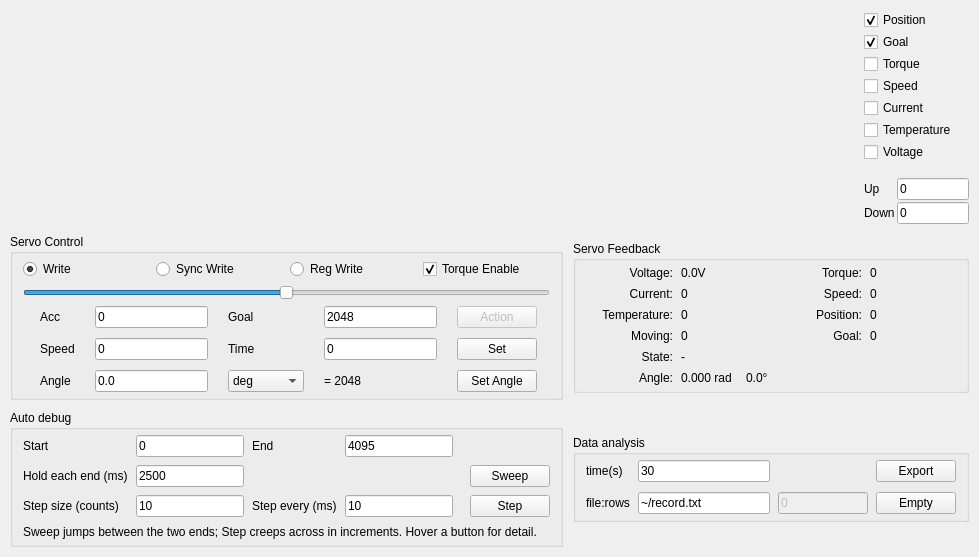
    <widget class="QWidget" name="DebugTab">
     <attribute name="title">
      <string>Debug</string>
     </attribute>
     <layout class="QVBoxLayout" name="debugTabLayout"><property name="spacing"><number>10</number></property><property name="leftMargin"><number>10</number></property><property name="topMargin"><number>10</number></property><property name="rightMargin"><number>10</number></property><property name="bottomMargin"><number>10</number></property><item><layout class="QHBoxLayout" name="graphRowLayout"><property name="spacing"><number>10</number></property><item><widget class="GraphWidget" name="graphWidget" native="true">
      <property name="sizePolicy"><sizepolicy hsizetype="Expanding" vsizetype="Expanding"><horstretch>1</horstretch><verstretch>1</verstretch></sizepolicy></property><property name="minimumSize"><size><width>380</width><height>170</height></size></property></widget>
     </item><item><layout class="QVBoxLayout" name="verticalLayout_2">
       <property name="spacing">
        <number>2</number>
       </property>
       <item>
        <widget class="QCheckBox" name="posCheckBox">
         <property name="text">
          <string>Position</string>
         </property>
         <property name="checked">
          <bool>true</bool>
         </property>
        </widget>
       </item>
       <item>
        <widget class="QCheckBox" name="goalCheckBox">
         <property name="text">
          <string>Goal</string>
         </property>
         <property name="checked">
          <bool>true</bool>
         </property>
        </widget>
       </item>
       <item>
        <widget class="QCheckBox" name="torqueCheckBox">
         <property name="text">
          <string>Torque</string>
         </property>
        </widget>
       </item>
       <item>
        <widget class="QCheckBox" name="speedCheckBox">
         <property name="text">
          <string>Speed</string>
         </property>
        </widget>
       </item>
       <item>
        <widget class="QCheckBox" name="currentCheckBox">
         <property name="text">
          <string>Current</string>
         </property>
        </widget>
       </item>
       <item>
        <widget class="QCheckBox" name="tempCheckBox">
         <property name="text">
          <string>Temperature</string>
         </property>
        </widget>
       </item>
       <item>
        <widget class="QCheckBox" name="voltageCheckBox">
         <property name="text">
          <string>Voltage</string>
         </property>
        </widget>
       </item>
       <item>
        <spacer name="zoomLimitsSpacer">
         <property name="orientation"><enum>Qt::Vertical</enum></property>
         <property name="sizeType"><enum>QSizePolicy::Fixed</enum></property>
         <property name="sizeHint" stdset="0"><size><width>0</width><height>14</height></size></property>
        </spacer>
       </item>
       <item>
        <layout class="QFormLayout" name="formLayout_2">
         <item row="0" column="0">
          <widget class="QLabel" name="label_8">
           <property name="text">
            <string>Up</string>
           </property>
          </widget>
         </item>
         <item row="0" column="1">
          <widget class="QLineEdit" name="upLimitLineEdit">
           <property name="maximumSize"><size><width>72</width><height>16777215</height></size></property><property name="enabled">
            <bool>true</bool>
           </property>
           <property name="text">
            <string>0</string>
           </property>
          </widget>
         </item>
         <item row="1" column="0">
          <widget class="QLabel" name="label_9">
           <property name="text">
            <string>Down</string>
           </property>
          </widget>
         </item>
         <item row="1" column="1">
          <widget class="QLineEdit" name="downLimitLineEdit">
           <property name="maximumSize"><size><width>72</width><height>16777215</height></size></property><property name="enabled">
            <bool>true</bool>
           </property>
           <property name="text">
            <string>0</string>
           </property>
          </widget>
         </item>
        </layout>
       </item>
      </layout>
     </item></layout></item><item><layout class="QGridLayout" name="debugPanelsLayout"><property name="spacing"><number>10</number></property><item row="0" column="0"><widget class="QGroupBox" name="groupBox_3">
      <property name="sizePolicy"><sizepolicy hsizetype="Preferred" vsizetype="Fixed"><horstretch>0</horstretch><verstretch>0</verstretch></sizepolicy></property><property name="enabled">
       <bool>true</bool>
      </property>
      <property name="title">
       <string>Servo Control</string>
      </property>
      <layout class="QVBoxLayout" name="verticalLayout_3">
        <property name="leftMargin">
         <number>10</number>
        </property>
        <property name="topMargin">
         <number>5</number>
        </property>
        <property name="rightMargin">
         <number>10</number>
        </property>
        <property name="bottomMargin">
         <number>5</number>
        </property>
        <item>
         <layout class="QHBoxLayout" name="horizontalLayout_10">
          <item>
           <widget class="QRadioButton" name="writeRadioButton">
            <property name="text">
             <string>Write</string>
            </property>
            <property name="checked">
             <bool>true</bool>
            </property>
           </widget>
          </item>
          <item>
           <widget class="QRadioButton" name="syncWriteRadioButton">
            <property name="enabled">
             <bool>true</bool>
            </property>
            <property name="text">
             <string>Sync Write</string>
            </property>
           </widget>
          </item>
          <item>
           <widget class="QRadioButton" name="regWriteRadioButton">
            <property name="enabled">
             <bool>true</bool>
            </property>
            <property name="text">
             <string>Reg Write</string>
            </property>
           </widget>
          </item>
          <item>
           <widget class="QCheckBox" name="torqueEnableCheckBox">
            <property name="text">
             <string>Torque Enable</string>
            </property>
            <property name="checked">
             <bool>true</bool>
            </property>
           </widget>
          </item>
         </layout>
        </item>
        <item>
         <widget class="QSlider" name="goalSlider">
          <property name="maximum">
           <number>4095</number>
          </property>
          <property name="value">
           <number>2048</number>
          </property>
          <property name="orientation">
           <enum>Qt::Horizontal</enum>
          </property>
         </widget>
        </item>
        <item>
         <layout class="QGridLayout" name="gridLayout">
          <property name="leftMargin">
           <number>17</number>
          </property>
          <property name="topMargin">
           <number>0</number>
          </property>
          <property name="rightMargin">
           <number>13</number>
          </property>
          <property name="bottomMargin">
           <number>0</number>
          </property>
          <property name="horizontalSpacing">
           <number>20</number>
          </property>
          <property name="verticalSpacing">
           <number>10</number>
          </property>
          <item row="0" column="1">
           <widget class="QLineEdit" name="accLineEdit">
            <property name="text">
             <string>0</string>
            </property>
           </widget>
          </item>
          <item row="1" column="3">
           <widget class="QLineEdit" name="timeLineEdit">
            <property name="text">
             <string>0</string>
            </property>
           </widget>
          </item>
          <item row="1" column="2">
           <widget class="QLabel" name="label_16">
            <property name="text">
             <string>Time</string>
            </property>
           </widget>
          </item>
          <item row="1" column="0">
           <widget class="QLabel" name="label_14">
            <property name="text">
             <string>Speed</string>
            </property>
           </widget>
          </item>
          <item row="0" column="2">
           <widget class="QLabel" name="label_13">
            <property name="text">
             <string>Goal</string>
            </property>
           </widget>
          </item>
          <item row="0" column="3">
           <widget class="QLineEdit" name="goalLineEdit">
            <property name="text">
             <string>2048</string>
            </property>
           </widget>
          </item>
          <item row="0" column="0">
           <widget class="QLabel" name="label_15">
            <property name="text">
             <string>Acc</string>
            </property>
           </widget>
          </item>
          <item row="1" column="1">
           <widget class="QLineEdit" name="speedLineEdit">
            <property name="text">
             <string>0</string>
            </property>
           </widget>
          </item>
          <item row="0" column="4">
           <widget class="QPushButton" name="actionPushButton">
            <property name="enabled">
             <bool>false</bool>
            </property>
            <property name="text">
             <string>Action</string>
            </property>
           </widget>
          </item>
          <item row="1" column="4">
           <widget class="QPushButton" name="setPushButton">
            <property name="text">
             <string>Set</string>
            </property>
           </widget>
          </item>
          <item row="2" column="0">
           <widget class="QLabel" name="label_angle_in">
            <property name="text">
             <string>Angle</string>
            </property>
           </widget>
          </item>
          <item row="2" column="1">
           <widget class="QLineEdit" name="angleLineEdit">
            <property name="toolTip">
             <string>Joint angle relative to the calibrated midpoint (0 = midpoint)</string>
            </property>
            <property name="text">
             <string>0.0</string>
            </property>
           </widget>
          </item>
          <item row="2" column="2">
           <widget class="QComboBox" name="angleUnitComboBox">
            <property name="minimumSize"><size><width>76</width><height>0</height></size></property><item>
             <property name="text">
              <string>deg</string>
             </property>
            </item>
            <item>
             <property name="text">
              <string>rad</string>
             </property>
            </item>
           </widget>
          </item>
          <item row="2" column="3">
           <widget class="QLabel" name="angleCountLabel">
            <property name="text">
             <string>= 2048</string>
            </property>
           </widget>
          </item>
          <item row="2" column="4">
           <widget class="QPushButton" name="angleSetButton">
            <property name="toolTip">
             <string>Convert the angle to an encoder count and send it as a Goal Position</string>
            </property>
            <property name="text">
             <string>Set Angle</string>
            </property>
           </widget>
          </item>
         </layout>
        </item>
       </layout>
      </widget>
     </item><item row="0" column="1"><widget class="QGroupBox" name="groupBox_5">
      <property name="sizePolicy"><sizepolicy hsizetype="Preferred" vsizetype="Fixed"><horstretch>0</horstretch><verstretch>0</verstretch></sizepolicy></property><property name="title">
       <string>Servo Feedback</string>
      </property>
      <layout class="QGridLayout" name="gridLayout_3">
        <property name="horizontalSpacing"><number>8</number></property><property name="verticalSpacing"><number>7</number></property><property name="leftMargin">
         <number>10</number>
        </property>
        <property name="topMargin">
         <number>5</number>
        </property>
        <property name="rightMargin">
         <number>10</number>
        </property>
        <property name="bottomMargin">
         <number>5</number>
        </property>
        <item row="4" column="1">
         <widget class="QLabel" name="label_25">
          <property name="text">
           <string>-</string>
          </property>
         <property name="alignment"><set>Qt::AlignLeft|Qt::AlignVCenter</set></property></widget>
        </item>
        <item row="1" column="1">
         <widget class="QLabel" name="currentLabel">
          <property name="text">
           <string>0</string>
          </property>
         <property name="alignment"><set>Qt::AlignLeft|Qt::AlignVCenter</set></property></widget>
        </item>
        <item row="2" column="1">
         <widget class="QLabel" name="temperatureLabel">
          <property name="text">
           <string>0</string>
          </property>
         <property name="alignment"><set>Qt::AlignLeft|Qt::AlignVCenter</set></property></widget>
        </item>
        <item row="0" column="3">
         <widget class="QLabel" name="torqueLabel">
          <property name="text">
           <string>0</string>
          </property>
         <property name="alignment"><set>Qt::AlignLeft|Qt::AlignVCenter</set></property></widget>
        </item>
        <item row="1" column="0">
         <widget class="QLabel" name="label_23">
          <property name="text">
           <string>Current:</string>
          </property>
          <property name="alignment">
           <set>Qt::AlignRight|Qt::AlignTrailing|Qt::AlignVCenter</set>
          </property>
         </widget>
        </item>
        <item row="0" column="1">
         <widget class="QLabel" name="voltageLabel">
          <property name="text">
           <string>0.0V</string>
          </property>
         <property name="alignment"><set>Qt::AlignLeft|Qt::AlignVCenter</set></property></widget>
        </item>
        <item row="0" column="0">
         <widget class="QLabel" name="label_10">
          <property name="text">
           <string>Voltage:</string>
          </property>
          <property name="alignment">
           <set>Qt::AlignRight|Qt::AlignTrailing|Qt::AlignVCenter</set>
          </property>
         </widget>
        </item>
        <item row="2" column="3">
         <widget class="QLabel" name="positionLabel">
          <property name="text">
           <string>0</string>
          </property>
         <property name="alignment"><set>Qt::AlignLeft|Qt::AlignVCenter</set></property></widget>
        </item>
        <item row="4" column="0">
         <widget class="QLabel" name="label_11">
          <property name="text">
           <string>State:</string>
          </property>
          <property name="alignment">
           <set>Qt::AlignRight|Qt::AlignTrailing|Qt::AlignVCenter</set>
          </property>
         </widget>
        </item>
        <item row="3" column="3">
         <widget class="QLabel" name="goalLabel">
          <property name="text">
           <string>0</string>
          </property>
         <property name="alignment"><set>Qt::AlignLeft|Qt::AlignVCenter</set></property></widget>
        </item>
        <item row="2" column="0">
         <widget class="QLabel" name="label_24">
          <property name="text">
           <string>Temperature:</string>
          </property>
          <property name="alignment">
           <set>Qt::AlignRight|Qt::AlignTrailing|Qt::AlignVCenter</set>
          </property>
         </widget>
        </item>
        <item row="3" column="0">
         <widget class="QLabel" name="label_22">
          <property name="text">
           <string>Moving:</string>
          </property>
          <property name="alignment">
           <set>Qt::AlignRight|Qt::AlignTrailing|Qt::AlignVCenter</set>
          </property>
         </widget>
        </item>
        <item row="1" column="3">
         <widget class="QLabel" name="speedLabel">
          <property name="text">
           <string>0</string>
          </property>
         <property name="alignment"><set>Qt::AlignLeft|Qt::AlignVCenter</set></property></widget>
        </item>
        <item row="3" column="1">
         <widget class="QLabel" name="movingLabel">
          <property name="text">
           <string>0</string>
          </property>
         <property name="alignment"><set>Qt::AlignLeft|Qt::AlignVCenter</set></property></widget>
        </item>
        <item row="0" column="2">
         <widget class="QLabel" name="label_26">
          <property name="text">
           <string>Torque:</string>
          </property>
          <property name="alignment">
           <set>Qt::AlignRight|Qt::AlignTrailing|Qt::AlignVCenter</set>
          </property>
         </widget>
        </item>
        <item row="1" column="2">
         <widget class="QLabel" name="label_34">
          <property name="text">
           <string>Speed:</string>
          </property>
          <property name="alignment">
           <set>Qt::AlignRight|Qt::AlignTrailing|Qt::AlignVCenter</set>
          </property>
         </widget>
        </item>
        <item row="2" column="2">
         <widget class="QLabel" name="label_35">
          <property name="text">
           <string>Position:</string>
          </property>
          <property name="alignment">
           <set>Qt::AlignRight|Qt::AlignTrailing|Qt::AlignVCenter</set>
          </property>
         </widget>
        </item>
        <item row="3" column="2">
         <widget class="QLabel" name="label_36">
          <property name="text">
           <string>Goal:</string>
          </property>
          <property name="alignment">
           <set>Qt::AlignRight|Qt::AlignTrailing|Qt::AlignVCenter</set>
          </property>
         </widget>
        </item>
        <item row="5" column="0">
         <widget class="QLabel" name="label_angle">
          <property name="text">
           <string>Angle:</string>
          </property>
          <property name="alignment">
           <set>Qt::AlignRight|Qt::AlignTrailing|Qt::AlignVCenter</set>
          </property>
         </widget>
        </item>
        <item row="5" column="1" colspan="3"><layout class="QHBoxLayout" name="angleValueLayout"><property name="spacing"><number>14</number></property><item><widget class="QLabel" name="angleRadLabel">
          <property name="text">
           <string>0.000 rad</string>
          </property>
         <property name="alignment"><set>Qt::AlignLeft|Qt::AlignVCenter</set></property></widget>
        </item><item><widget class="QLabel" name="angleDegLabel">
          <property name="text">
           <string>0.0°</string>
          </property>
         <property name="alignment"><set>Qt::AlignLeft|Qt::AlignVCenter</set></property></widget>
        </item><item><spacer name="angleValueSpacer"><property name="orientation"><enum>Qt::Horizontal</enum></property><property name="sizeHint" stdset="0"><size><width>0</width><height>0</height></size></property></spacer></item></layout></item></layout>
      </widget>
     </item><item row="1" column="0"><widget class="QGroupBox" name="groupBox_4">
      <property name="sizePolicy"><sizepolicy hsizetype="Preferred" vsizetype="Preferred"><horstretch>0</horstretch><verstretch>0</verstretch></sizepolicy></property><property name="enabled">
       <bool>true</bool>
      </property>
      <property name="title">
       <string>Auto debug</string>
      </property>
      <layout class="QGridLayout" name="gridLayout_2">
        <property name="leftMargin"><number>10</number></property>
        <property name="topMargin"><number>5</number></property>
        <property name="rightMargin"><number>10</number></property>
        <property name="bottomMargin"><number>5</number></property>
        <property name="horizontalSpacing"><number>8</number></property>
        <property name="verticalSpacing"><number>8</number></property>

        <item row="0" column="0">
         <widget class="QLabel" name="label_20"><property name="text"><string>Start</string></property></widget>
        </item>
        <item row="0" column="1">
         <widget class="QLineEdit" name="startLineEdit">
          <property name="text"><string>0</string></property>
          <property name="toolTip"><string>One end of the travel, in encoder counts. Both modes move between Start and End.</string></property>
         </widget>
        </item>
        <item row="0" column="2">
         <widget class="QLabel" name="label_18"><property name="text"><string>End</string></property></widget>
        </item>
        <item row="0" column="3">
         <widget class="QLineEdit" name="endLineEdit">
          <property name="text"><string>4095</string></property>
          <property name="toolTip"><string>The other end of the travel, in encoder counts.</string></property>
         </widget>
        </item>
        <item row="0" column="4">
         <spacer name="autoDebugSpacer">
          <property name="orientation"><enum>Qt::Horizontal</enum></property>
          <property name="sizeHint" stdset="0"><size><width>1</width><height>1</height></size></property>
         </spacer>
        </item>

        <item row="1" column="0">
         <widget class="QLabel" name="label_19"><property name="text"><string>Hold each end (ms)</string></property></widget>
        </item>
        <item row="1" column="1">
         <widget class="QLineEdit" name="sweepLineEdit">
          <property name="text"><string>2500</string></property>
          <property name="toolTip"><string>How long to wait at one end before jumping to the other.</string></property>
         </widget>
        </item>
        <item row="1" column="5">
         <widget class="QPushButton" name="sweepButton">
          <property name="sizePolicy">
           <sizepolicy hsizetype="Minimum" vsizetype="Fixed">
            <horstretch>0</horstretch>
            <verstretch>0</verstretch>
           </sizepolicy>
          </property>
          <property name="text"><string>Sweep</string></property>
          <property name="toolTip"><string>Command the whole move at once: jump to Start, wait, jump to End, wait, repeat. Use it to watch how the servo settles after a large step.</string></property>
         </widget>
        </item>

        <item row="2" column="0">
         <widget class="QLabel" name="label_stepSize"><property name="text"><string>Step size (counts)</string></property></widget>
        </item>
        <item row="2" column="1">
         <widget class="QLineEdit" name="stepSizeLineEdit">
          <property name="text"><string>10</string></property>
          <property name="toolTip"><string>How far the goal moves on each tick, in encoder counts.</string></property>
         </widget>
        </item>
        <item row="2" column="2">
         <widget class="QLabel" name="label_17"><property name="text"><string>Step every (ms)</string></property></widget>
        </item>
        <item row="2" column="3">
         <widget class="QLineEdit" name="stepDelayLineEdit">
          <property name="text"><string>10</string></property>
          <property name="toolTip"><string>How long to wait between one step and the next.</string></property>
         </widget>
        </item>
        <item row="2" column="5">
         <widget class="QPushButton" name="stepButton">
          <property name="sizePolicy">
           <sizepolicy hsizetype="Minimum" vsizetype="Fixed">
            <horstretch>0</horstretch>
            <verstretch>0</verstretch>
           </sizepolicy>
          </property>
          <property name="text"><string>Step</string></property>
          <property name="toolTip"><string>Creep across the range: move the goal by the step size every interval, reversing at each end. Use it to drive the joint slowly through its travel.</string></property>
         </widget>
        </item>

        <item row="3" column="0" colspan="6">
         <widget class="QLabel" name="autoDebugHintLabel">
          <property name="text"><string>Sweep jumps between the two ends; Step creeps across in increments. Hover a button for detail.</string></property>
          <property name="wordWrap"><bool>true</bool></property>
         </widget>
        </item>
       </layout>
      </widget>
     </item><item row="1" column="1"><widget class="QGroupBox" name="groupBox_6">
      <property name="sizePolicy"><sizepolicy hsizetype="Preferred" vsizetype="Fixed"><horstretch>0</horstretch><verstretch>0</verstretch></sizepolicy></property><property name="enabled">
       <bool>true</bool>
      </property>
      <property name="title">
       <string>Data analysis</string>
      </property>
      <layout class="QGridLayout" name="gridLayout_4">
        <property name="leftMargin">
         <number>10</number>
        </property>
        <property name="topMargin">
         <number>5</number>
        </property>
        <property name="rightMargin">
         <number>10</number>
        </property>
        <property name="bottomMargin">
         <number>5</number>
        </property>
        <property name="horizontalSpacing">
         <number>8</number>
        </property>
        <property name="verticalSpacing">
         <number>10</number>
        </property>
        <item row="0" column="0">
         <widget class="QLabel" name="label_40">
          <property name="text">
           <string>time(s)</string>
          </property>
         </widget>
        </item>
        <item row="1" column="3">
         <widget class="QPushButton" name="clearPushButton">
          <property name="sizePolicy">
           <sizepolicy hsizetype="Minimum" vsizetype="Fixed">
            <horstretch>0</horstretch>
            <verstretch>0</verstretch>
           </sizepolicy>
          </property>
          <property name="text">
           <string>Empty</string>
          </property>
         </widget>
        </item>
        <item row="1" column="0">
         <widget class="QLabel" name="label_37">
          <property name="text">
           <string>file:rows</string>
          </property>
         </widget>
        </item>
        <item row="0" column="1">
         <widget class="QLineEdit" name="recTimeLineEdit">
          <property name="text">
           <string>30</string>
          </property>
         </widget>
        </item>
        <item row="1" column="1">
         <widget class="QLineEdit" name="recFileNameLineEdit">
          <property name="minimumSize"><size><width>132</width><height>0</height></size></property><property name="text">
           <string>~/record.txt</string>
          </property>
         </widget>
        </item>
        <item row="0" column="3">
         <widget class="QPushButton" name="exportPushButton">
          <property name="sizePolicy">
           <sizepolicy hsizetype="Minimum" vsizetype="Fixed">
            <horstretch>0</horstretch>
            <verstretch>0</verstretch>
           </sizepolicy>
          </property>
          <property name="text">
           <string>Export</string>
          </property>
         </widget>
        </item>
        <item row="1" column="2">
         <widget class="QLineEdit" name="recSizeLineEdit">
          <property name="enabled">
           <bool>false</bool>
          </property>
          <property name="maximumSize">
           <size>
            <width>90</width>
            <height>16777215</height>
           </size>
          </property>
          <property name="text">
           <string>0</string>
          </property>
          <property name="readOnly">
           <bool>true</bool>
          </property>
         </widget>
        </item>
       </layout>
      </widget>
     </item></layout></item></layout></widget>
